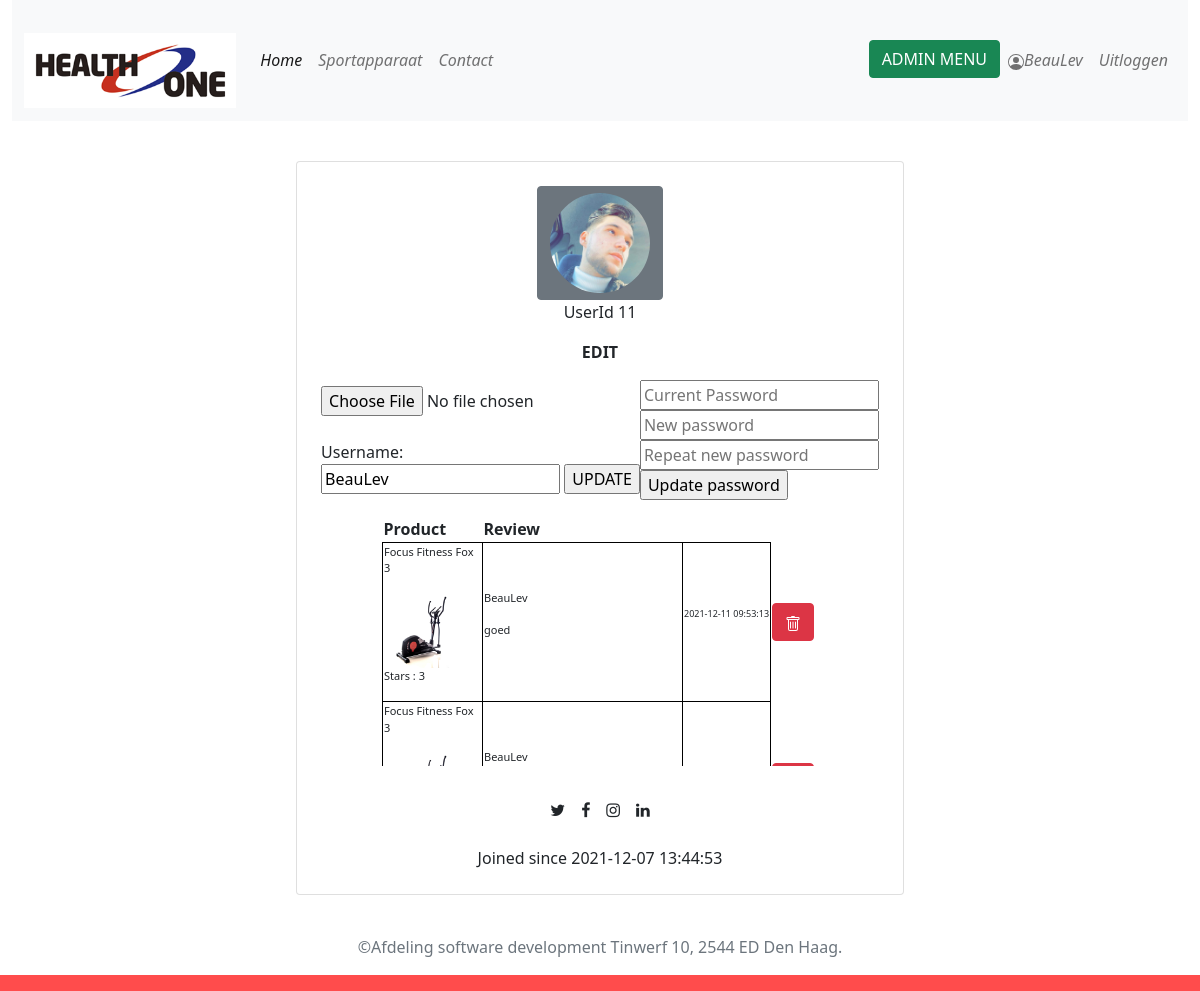
Page /profileEdit (signed in) on the committed database.
### tables this page shows
CREATE TABLE `users` (
  `id` int(11) NOT NULL,
  `username` varchar(255) NOT NULL,
  `PfPic` varchar(255) NOT NULL,
  `email` varchar(255) NOT NULL,
  `password` varchar(255) NOT NULL,
  `role` int(1) DEFAULT NULL,
  `memberSince` datetime NOT NULL DEFAULT current_timestamp()
);

CREATE TABLE `review` (
  `id` int(11) NOT NULL,
  `description` varchar(255) NOT NULL,
  `stars` int(11) NOT NULL,
  `time` datetime NOT NULL DEFAULT current_timestamp(),
  `product_id` int(11) NOT NULL,
  `user_id` int(11) NOT NULL
);

CREATE TABLE `product` (
  `id` int(11) NOT NULL,
  `name` varchar(255) NOT NULL,
  `picture` varchar(255) NOT NULL,
  `description` varchar(500) NOT NULL,
  `category_id` int(11) NOT NULL
);

### Modules/user.php (called while the page is built, shortened)
<?php
function getUserName(){
    if(isset($_SESSION['username'])) {
        $seshU_N = $_SESSION['username'];
        global $pdo;
        $query = $pdo->prepare("SELECT id, username, PfPic, role, memberSince, email FROM users WHERE username = '$seshU_N'");
        $query->execute();
        $user = $query->fetchAll(PDO::FETCH_CLASS, "user");
        return $user[0];
    }
}
?>

### Modules/review.php (called while the page is built, shortened)
<?php
    function getUserReviews(int $userId){
        global $pdo;
        $query = $pdo->prepare(
            "SELECT review.id, review.description, review.stars, review.time, review.user_id,
            users.username,
            product.id AS 'product_id', product.name AS 'product_name', product.picture
            FROM review
            LEFT JOIN users
            ON review.user_id=users.id
            LEFT JOIN product
            ON review.product_id=product.id
            WHERE user_id = '$userId'
            ORDER BY 'date' DESC;
            ");
        $query->execute();
        $result = $query->fetchAll(PDO::FETCH_CLASS, "review");
        return $result;
    }
?>

### Templates/profileEdit.php (the view, shortened to what this page needs)
<!DOCTYPE html>
    <html>
    <?php
    include_once('defaults/head.php');
    ?>
    <body>
        <div class="container-fluid main">
            <?php
            include_once ('defaults/menu.php');
            ?>
            <div class="container mt-4 mb-4 p-3 d-flex justify-content-center">
                <div class="card p-4">
                    <div class=" img d-flex flex-column justify-content-center align-items-center"> <button class="btn btn-secondary rounded"><img src="<?= $user->PfPic ?>" class="rounded-circle" height="100" width="100" /></button>
                    <div class="d-flex flex-row justify-content-center align-items-center gap-2"> <span class="idd1">UserId <?=$user->id?></span></div>
                    <div class="d-flex flex-row justify-content-center align-items-center mt-3"><b> EDIT </b></div>
                    <div class="d-flex flex-row justify-content-center align-items-center mt-3">
                        <form method="POST" enctype="multipart/form-data">
                            <input type="file" name="userfile" id="fileToUpload"><br><br>
                            <label>Username: </label><br>
                            <input type="text" name="username" value="<?= $user->username ?>">
                            <input type="submit" name="update" value="UPDATE">
                        </form>
                        <form method="post">
                            <input type="password" placeholder="Current Password" name="password"><br>
                            <input type="password" placeholder="New password" name="newpass"><br>
                            <input type="password" placeholder="Repeat new password" name="newpassRP"><br>
                            <input type="submit" name="UpdatePass" value="Update password">
                        </form>
                    </div>
                    <div class="d-flex flex-row justify-content-center align-items-center mt-3">
                    <?php
                    $userReviews = getUserReviews($user->id);
                    if(!$userReviews){
                        echo "<h3>no user reviews yet!</h3>";
                    } else {
                        echo "
                        <nav class='reviewList'>
                            <ul>
                        ";
                            echo "
                                <table>
                                    <tr>
                                        <th>Product</th>
                                        <th>Review</th>
                                    </tr>
                            ";
                            foreach ($userReviews as &$data) {
                                echo "
                                    <tr>
                                        <li>
                                            <td style='border: 1px solid black; width:100px'>
                                                <p style='font-size: 11px'>$data->product_name</p>
                                                <img src='$data->picture' alt='Product Img' width='75px' height='auto'/><br>
                                                <p style='font-size: 11px'>Stars : $data->stars</p>
                                            </td>
                                            <td style='border: 1px solid black; width: 200px'>
                                                <p style='font-size: 11px'>$data->username</p>
                                                <p style='font-size: 11px'>$data->description</p>
                                            </td>
                                            <td style='border: 1px solid black;'>
                                                <p style='font-size: 9px'>$data->time</p>
                                            </td>
                                            <td style='align-items:center'>
                                                <a href='/profileEdit/$data->id/delete' class='btn btn-danger'><svg xmlns='http://www.w3.org/2000/svg' width='16' height='16' fill='currentColor' class='bi bi-trash' viewBox='0 0 16 16'>
                                                <path d='M5.5 5.5A.5.5 0 0 1 6 6v6a.5.5 0 0 1-1 0V6a.5.5 0 0 1 .5-.5zm2.5 0a.5.5 0 0 1 .5.5v6a.5.5 0 0 1-1 0V6a.5.5 0 0 1 .5-.5zm3 .5a.5.5 0 0 0-1 0v6a.5.5 0 0 0 1 0V6z'/>
                                                <path fill-rule='evenodd' d='M14.5 3a1 1 0 0 1-1 1H13v9a2 2 0 0 1-2 2H5a2 2 0 0 1-2-2V4h-.5a1 1 0 0 1-1-1V2a1 1 0 0 1 1-1H6a1 1 0 0 1 1-1h2a1 1 0 0 1 1 1h3.5a1 1 0 0 1 1 1v1zM4.118 4 4 4.059V13a1 1 0 0 0 1 1h6a1 1 0 0 0 1-1V4.059L11.882 4H4.118zM2.5 3V2h11v1h-11z'/>
                                                </svg></a>
                                            </td>
                                        </li>
                                    </tr>
                                ";
                            }
                            echo "
                                </table>
                            </ul>
                        </nav>
                        ";
                    }
                    ?>
                    </div>
                        <div class="gap-3 mt-3 icons d-flex flex-row justify-content-center align-items-center"> <span><i class="fa fa-twitter"></i></span> <span><i class="fa fa-facebook-f"></i></span> <span><i class="fa fa-instagram"></i></span> <span><i class="fa fa-linkedin"></i></span> </div>
                        <div class=" px-2 rounded mt-4 date "> <span class="join"><?="Joined since $user->memberSince"?></span> </div>
                    </div>
                </div>
            </div>
            <?php
            include_once ('defaults/footer.php');
            ?>
        </div>
    </body>
</html>

### public/css/style.css (style rules this page uses)
body { background-color: rgba(255, 0, 0, 0.7); }
.main { background-color: white; min-height: 100vh; width: 100vw; }
.reviewList > ul { height: 200px; width: 18%; }
.reviewList > ul { overflow: hidden; overflow-y: scroll; width: 500px; height: 250px; list-style: none; }

### rows in the picture
users: PfPic (picture), id "11", username "BeauLev", memberSince "2021-12-07 13:44:53"
review: product.name "Focus Fitness Fox 3", product.picture (picture), stars "3", user.username "BeauLev", description "goed", time "2021-12-11 09:53:13"
review: product.name "Focus Fitness Fox 3", product.picture (picture), user.username "BeauLev"

### other values in the picture
$_SESSION['username'] "BeauLev"
